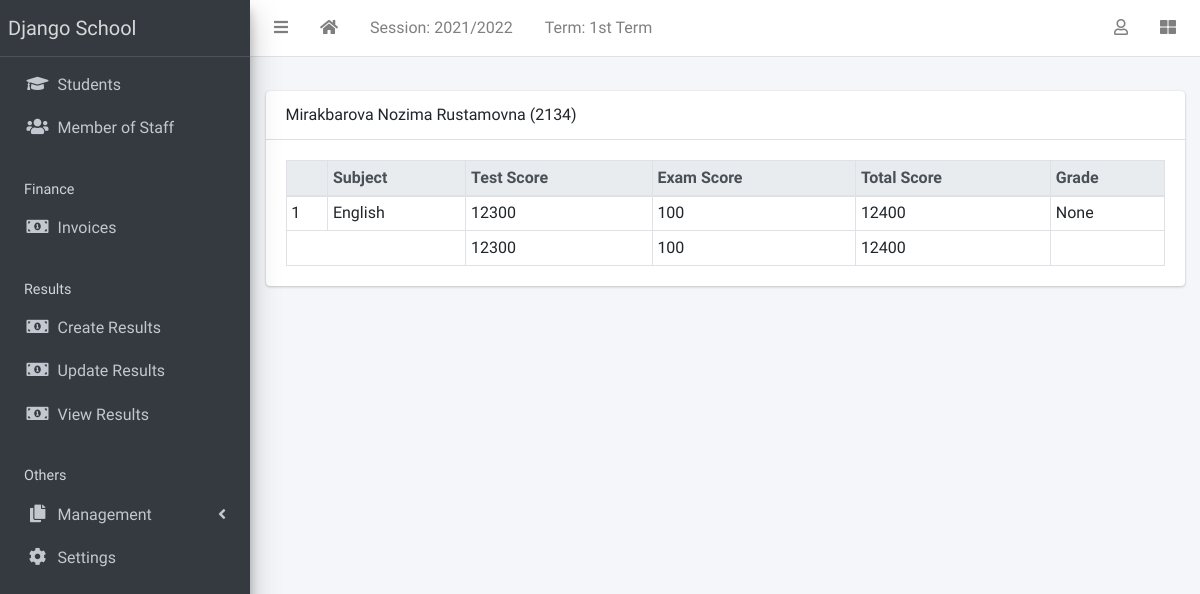
The app's page /result/view/all (signed in), older data.
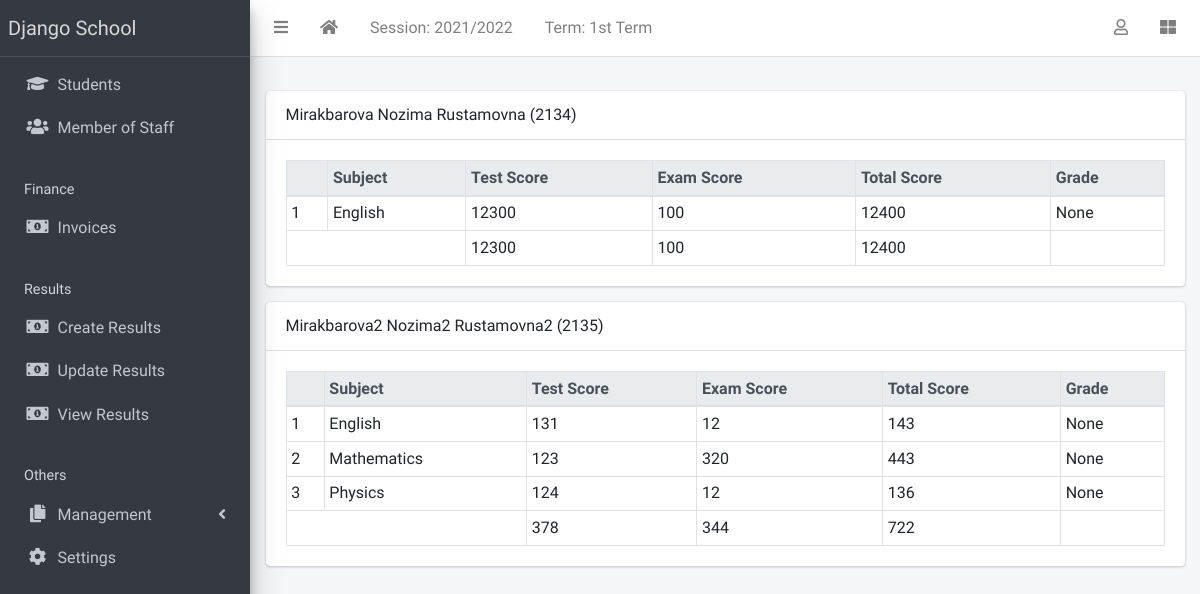
The same page, newer data.
### apps/corecode/models.py (models this page shows, shortened)
class AcademicSession(models.Model):
    name = models.CharField(max_length=200, unique=True)
    current = models.BooleanField(default=True)
    class Meta:
        ordering = ["-name"]

class AcademicTerm(models.Model):
    name = models.CharField(max_length=20, unique=True)
    current = models.BooleanField(default=True)
    class Meta:
        ordering = ["name"]

class SiteConfig(models.Model):
    key = models.SlugField()
    value = models.CharField(max_length=200)

class Subject(models.Model):
    name = models.CharField(max_length=200, unique=True)
    class Meta:
        ordering = ["name"]
    def __str__(self):
        return self.name

### apps/students/models.py (models this page shows, shortened)
class Student(models.Model):
    STATUS_CHOICES = [("active", "Active"), ("inactive", "Inactive")]
    GENDER_CHOICES = [("male", "Male"), ("female", "Female")]
    current_status = models.CharField(
        max_length=10, choices=STATUS_CHOICES, default="active"
    )
    registration_number = models.CharField(max_length=200, unique=True)
    surname = models.CharField(max_length=200)
    firstname = models.CharField(max_length=200)
    other_name = models.CharField(max_length=200, blank=True)
    gender = models.CharField(max_length=10, choices=GENDER_CHOICES, default="male")
    date_of_birth = models.DateField(default=timezone.now)
    current_class = models.ForeignKey(
        StudentClass, on_delete=models.SET_NULL, blank=True, null=True
    )
    date_of_admission = models.DateField(default=timezone.now)
    mobile_num_regex = RegexValidator(
        regex="^[0-9]{10,15}$", message="Entered mobile number isn't in a right format!"
    )
    parent_mobile_number = models.CharField(
        validators=[mobile_num_regex], max_length=13, blank=True
    )
    address = models.TextField(blank=True)
    others = models.TextField(blank=True)
    passport = models.ImageField(blank=True, upload_to="students/passports/")
    class Meta:
        ordering = ["surname", "firstname", "other_name"]
    def __str__(self):
        return f"{self.surname} {self.firstname} {self.other_name} ({self.registration_number})"

### apps/result/models.py (models this page shows, shortened)
class Result(models.Model):
    student = models.ForeignKey(Student, on_delete=models.CASCADE)
    session = models.ForeignKey(AcademicSession, on_delete=models.CASCADE)
    term = models.ForeignKey(AcademicTerm, on_delete=models.CASCADE)
    current_class = models.ForeignKey(StudentClass, on_delete=models.CASCADE)
    subject = models.ForeignKey(Subject, on_delete=models.CASCADE)
    test_score = models.IntegerField(default=0)
    exam_score = models.IntegerField(default=0)
    class Meta:
        ordering = ["subject"]
    def total_score(self):
        return self.test_score + self.exam_score
    def grade(self):
        return score_grade(self.total_score())

### apps/result/views.py (the view)
# urls.py: path("view/all", ResultListView.as_view(), name="view-results"),
class ResultListView(LoginRequiredMixin, View):
    def get(self, request, *args, **kwargs):
        results = Result.objects.filter(
            session=request.current_session, term=request.current_term
        )
        bulk = {}
        for result in results:
            test_total = 0
            exam_total = 0
            subjects = []
            for subject in results:
                if subject.student == result.student:
                    subjects.append(subject)
                    test_total += subject.test_score
                    exam_total += subject.exam_score
            bulk[result.student.id] = {
                "student": result.student,
                "subjects": subjects,
                "test_total": test_total,
                "exam_total": exam_total,
                "total_total": test_total + exam_total,
            }
        context = {"results": bulk}
        return render(request, "result/all_results.html", context)

### apps/corecode/context_processors.py (called while the page is built)
def site_defaults(request):
    current_session = AcademicSession.objects.get(current=True)
    current_term = AcademicTerm.objects.get(current=True)
    vals = SiteConfig.objects.all()
    contexts = {
        "current_session": current_session.name,
        "current_term": current_term.name,
    }
    for val in vals:
        contexts[val.key] = val.value
    return contexts

### apps/result/utils.py (called while the page is built)
def score_grade(score):
    if score <= 10:
        return "A"

### apps/result/templates/result/all_results.html
{% extends 'base.html' %}
{% block fullcard %}
  {% for key, result in results.items %}
    <div class="card">
      <div class="card-header">
        {{result.student}}
      </div>
      <div class="card-body">
        <table class="table table-bordered table-sm">
          <thead class="thead-light">
            <tr>
              <th></th>
              <th>Subject</th>
              <th>Test Score</th>
              <th>Exam Score</th>
              <th>Total Score</th>
              <th>Grade</th>
            </tr>
          </thead>
          <tbody>
            {% for subject in result.subjects %}
              <tr>
                <td>{{ forloop.counter }}</td>
                <td>{{ subject.subject }}</td>
                <td>{{ subject.test_score }}</td>
                <td>{{ subject.exam_score }}</td>
                <td>{{ subject.total_score }}</td>
                <td>{{ subject.grade }}</td>
              </tr>
            {% endfor %}
          </tbody>
          <tfoot>
            <tr>
              <td colspan="2"></td>
              <td>{{ result.test_total }}</td>
              <td>{{ result.exam_total }}</td>
              <td>{{ result.total_total }}</td>
              <td></td>
            </tr>
          </tfoot>
        </table>
      </div>
    </div>
  {% endfor %}
{% endblock fullcard %}

### templates/base.html (shortened to what this page needs)
{% load static %}
<!DOCTYPE html>
<html lang="en">
<head>
  <link rel="stylesheet" href="{% static 'plugins/fontawesome-free/css/all.min.css' %}">
  <link rel="stylesheet" href="{% static 'plugins/toastr/toastr.min.css' %}">
  <link rel="stylesheet"
    href="{% static 'plugins/overlayScrollbars/css/OverlayScrollbars.min.css' %}">
  <link rel="stylesheet" href="{% static 'plugins/Datatables/datatables.min.css' %}" />
  <link rel="stylesheet" href="{% static 'dist/css/adminlte.min.css' %}">
</head>
<body
  class="hold-transition sidebar-mini layout-fixed layout-navbar-fixed layout-footer-fixed">
  <div class="wrapper">
    <nav class="main-header navbar navbar-expand navbar-white navbar-light">
      <ul class="navbar-nav">
        <li class="nav-item">
          <a class="nav-link" data-widget="pushmenu" href="#" role="button"><i
              class="fas fa-bars"></i></a>
        </li>
        <li class="nav-item d-none d-sm-inline-block">
          <a href="{% url 'home' %} " class="nav-link"><i class="fa fa-home"></i></a>
        </li>
        <li class="nav-item d-none d-sm-inline-block">
          <a href="{% url 'current-session' %}" class="nav-link">Session: {{ current_session }}</a>
        </li>
        <li class="nav-item d-none d-sm-inline-block">
          <a href="{% url 'current-session' %}" class="nav-link">Term: {{ current_term }}</a>
        </li>
      </ul>
      <ul class="navbar-nav ml-auto">
        <li class="nav-item dropdown">
          <a class="nav-link" data-toggle="dropdown" href="#">
            <i class="far fa-user"></i>
          </a>
        </li>
        <li class="nav-item">
          <a class="nav-link" data-widget="control-sidebar" data-slide="true"
            href="#" role="button"><i class="fas fa-th-large"></i></a>
        </li>
      </ul>
    </nav>
    <aside class="main-sidebar sidebar-dark-primary elevation-4">
      <a href="{% url 'home' %}" class="brand-link">{{ school_name | default:"MySchool" }}</a>
      <div class="sidebar">
        <nav class="mt-2">
          <ul class="nav nav-pills nav-sidebar flex-column"
            data-widget="treeview" role="menu" data-accordion="false">
            <li class="nav-item">
              <a href="{% url 'student-list' %}" class="nav-link">
                <i class="nav-icon fas fa-graduation-cap"></i>
                <p>
                  Students
                </p>
              </a>
            </li>
            <li class="nav-item">
              <a href="{% url 'staff-list' %}" class="nav-link">
                <i class="nav-icon fas fa-users"></i>
                <p>
                  Member of Staff
                </p>
              </a>
            </li>
            <li class="nav-header">Finance</li>
            <li class="nav-item">
              <a href="{% url 'invoice-list' %}" class="nav-link">
                <i class="nav-icon fas fa-money-bill-alt"></i>
                <p>
                  Invoices
                </p>
              </a>
            </li>
            <li class="nav-header">Results</li>
            <li class="nav-item">
              <a href="{% url 'create-result' %}" class="nav-link">
                <i class="nav-icon fas fa-money-bill-alt"></i>
                <p>
                  Create Results
                </p>
              </a>
            </li>
            <li class="nav-item">
              <a href="{% url 'edit-results' %}" class="nav-link">
                <i class="nav-icon fas fa-money-bill-alt"></i>
                <p>
                  Update Results
                </p>
              </a>
            </li>
            <li class="nav-item">
              <a href="{% url 'view-results' %}" class="nav-link">
                <i class="nav-icon fas fa-money-bill-alt"></i>
                <p>
                  View Results
                </p>
              </a>
            </li>
            <li class="nav-header">Others</li>
            <li class="nav-item has-treeview">
              <a href="#" class="nav-link">
                <i class="nav-icon fas fa-copy"></i>
                <p>
                  Management
                  <i class="fas fa-angle-left right"></i>
                </p>
              </a>
            </li>
            <li class="nav-item">
              <a href="{% url 'configs' %}" class="nav-link">
                <i class="nav-icon fas fa-cog"></i>
                <p>
                  Settings
                </p>
              </a>
            </li>
          </ul>
        </nav>
      </div>
    </aside>
    <div class="content-wrapper">
      <section class="content-header">
      </section>
      <section class="content">
        <div class="container-fluid">
          <div class="row">
            <div class="col-md-12">
              {% block fullcard %}{% endblock fullcard %}
            </div>
          </div>
        </div>
      </section>
    </div>
  </div>
</body>
</html>

Row changes from the older to the newer data that the page shows:
added Student: student "Mirakbarova2 Nozima2 Rustamovna2 (2135)", test_total "378", exam_total "344", total_total "722"
added Result: subject "English", test_score "131", exam_score "12", total_score "143", grade "None", shown under "Mirakbarova2 Nozima2 Rustamovna2 (2135)"
added Result: subject "Mathematics", test_score "123", exam_score "320", total_score "443", grade "None", shown under "Mirakbarova2 Nozima2 Rustamovna2 (2135)"
added Result: subject "Physics", test_score "124", exam_score "12", total_score "136", grade "None", shown under "Mirakbarova2 Nozima2 Rustamovna2 (2135)"
